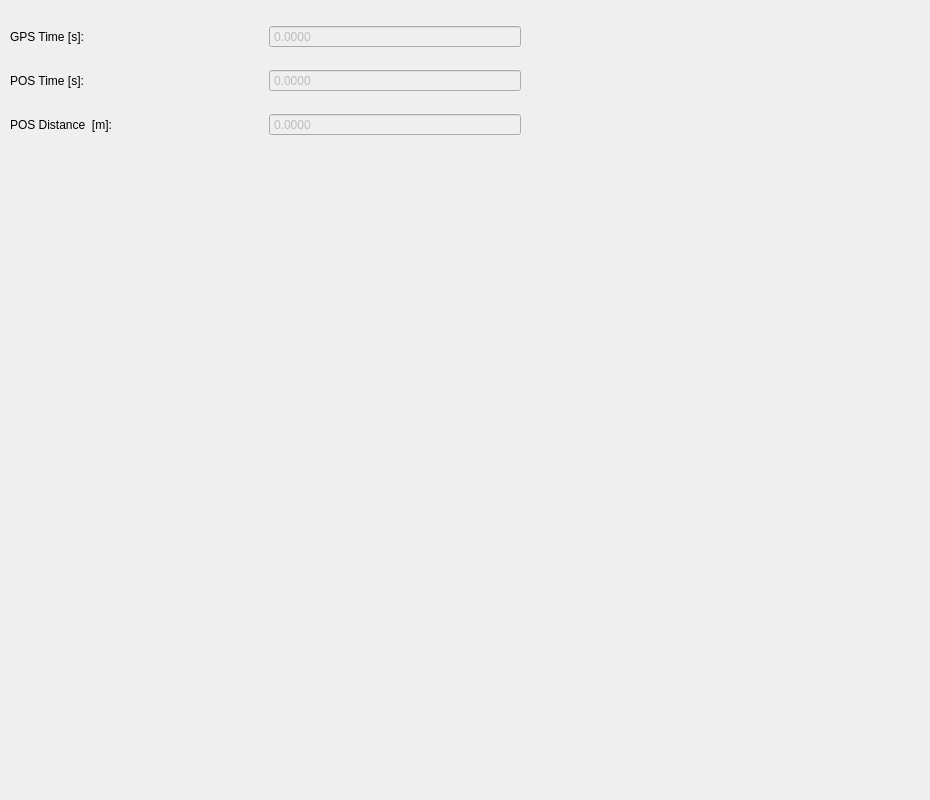
<?xml version="1.0" encoding="UTF-8"?>
<ui version="4.0">
 <class>TimeControl</class>
 <widget class="QWidget" name="TimeControl">
  <property name="geometry">
   <rect>
    <x>0</x>
    <y>0</y>
    <width>930</width>
    <height>800</height>
   </rect>
  </property>
  <property name="windowTitle">
   <string>Form</string>
  </property>
  <widget class="QWidget" name="gridLayoutWidget_2">
   <property name="geometry">
    <rect>
     <x>10</x>
     <y>10</y>
     <width>511</width>
     <height>141</height>
    </rect>
   </property>
   <layout class="QGridLayout" name="timeLayout">
    <item row="0" column="0">
     <widget class="QLabel" name="gpsTimeLabel">
      <property name="text">
       <string>GPS Time [s]:</string>
      </property>
     </widget>
    </item>
    <item row="2" column="0">
     <widget class="QLabel" name="distanceLabel">
      <property name="text">
       <string>POS Distance  [m]:</string>
      </property>
     </widget>
    </item>
    <item row="2" column="1">
     <widget class="QDoubleSpinBox" name="distanceSpinBox">
      <property name="enabled">
       <bool>false</bool>
      </property>
      <property name="readOnly">
       <bool>true</bool>
      </property>
      <property name="buttonSymbols">
       <enum>QAbstractSpinBox::NoButtons</enum>
      </property>
      <property name="decimals">
       <number>4</number>
      </property>
      <property name="minimum">
       <double>-1000000.000000000000000</double>
      </property>
      <property name="maximum">
       <double>1000000.000000000000000</double>
      </property>
     </widget>
    </item>
    <item row="1" column="0">
     <widget class="QLabel" name="posTimeLabel">
      <property name="text">
       <string>POS Time [s]:</string>
      </property>
     </widget>
    </item>
    <item row="1" column="1">
     <widget class="QDoubleSpinBox" name="posTimeSpinBox">
      <property name="enabled">
       <bool>false</bool>
      </property>
      <property name="readOnly">
       <bool>true</bool>
      </property>
      <property name="buttonSymbols">
       <enum>QAbstractSpinBox::NoButtons</enum>
      </property>
      <property name="decimals">
       <number>4</number>
      </property>
      <property name="minimum">
       <double>-1000000.000000000000000</double>
      </property>
      <property name="maximum">
       <double>1000000.000000000000000</double>
      </property>
     </widget>
    </item>
    <item row="0" column="1">
     <widget class="QDoubleSpinBox" name="gpsTimeSpinBox">
      <property name="enabled">
       <bool>false</bool>
      </property>
      <property name="readOnly">
       <bool>true</bool>
      </property>
      <property name="buttonSymbols">
       <enum>QAbstractSpinBox::NoButtons</enum>
      </property>
      <property name="decimals">
       <number>4</number>
      </property>
      <property name="minimum">
       <double>-1000000.000000000000000</double>
      </property>
      <property name="maximum">
       <double>1000000.000000000000000</double>
      </property>
     </widget>
    </item>
   </layout>
  </widget>
 </widget>
 <resources/>
 <connections/>
</ui>
